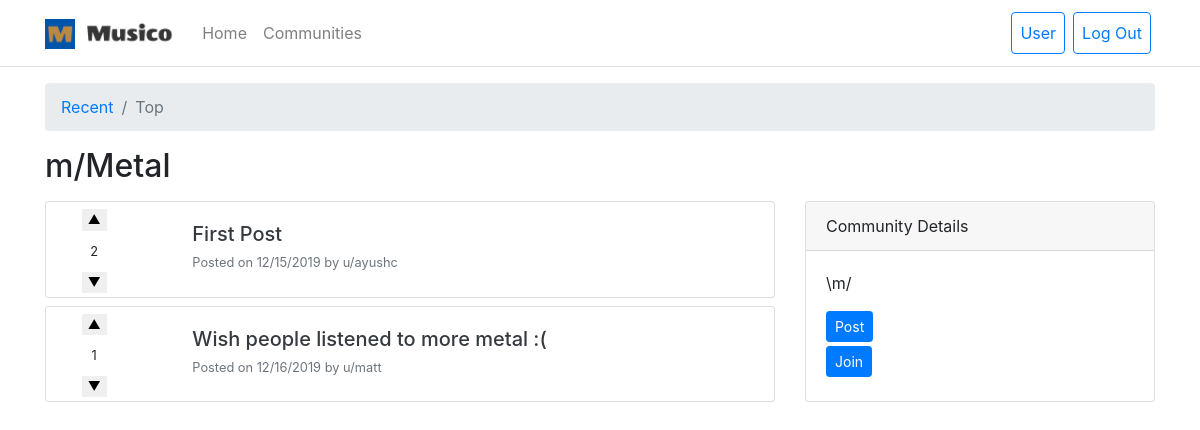
/community/Metal/top (signed in), run on the app's committed database.
### flaskeddit/models.py (models this page shows, shortened)
class Community(db.Model):
    id = db.Column(db.Integer, primary_key=True)
    name = db.Column(db.String(255), unique=True, nullable=False)
    description = db.Column(db.Text, nullable=False)
    date_created = db.Column(
        db.DateTime, nullable=False, default=datetime.datetime.utcnow
    )
    user_id = db.Column(db.Integer, db.ForeignKey("app_user.id"), nullable=False)
    posts = db.relationship(
        "Post", backref="community", lazy="dynamic", cascade="all, delete-orphan"
    )
    community_members = db.relationship(
        "CommunityMember",
        backref="community",
        lazy="dynamic",
        cascade="all, delete-orphan",
    )

class Post(db.Model):
    id = db.Column(db.Integer, primary_key=True)
    title = db.Column(db.String(255), nullable=False)
    post = db.Column(db.Text, nullable=False)
    date_created = db.Column(
        db.DateTime, nullable=False, default=datetime.datetime.utcnow
    )
    user_id = db.Column(db.Integer, db.ForeignKey("app_user.id"), nullable=False)
    community_id = db.Column(db.Integer, db.ForeignKey("community.id"), nullable=False)
    replies = db.relationship(
        "Reply", backref="post", lazy="dynamic", cascade="all, delete-orphan"
    )
    post_votes = db.relationship(
        "PostVote", backref="post", lazy="dynamic", cascade="all, delete-orphan"
    )

class AppUser(db.Model, UserMixin):
    id = db.Column(db.Integer, primary_key=True)
    username = db.Column(db.String(255), unique=True, nullable=False)
    email = db.Column(db.String(255), unique=True, nullable=False)
    password = db.Column(db.String(255), nullable=False)
    date_created = db.Column(
        db.DateTime, nullable=False, default=datetime.datetime.utcnow
    )
    otp_secret = db.Column(db.String(16), nullable=False)
    communities = db.relationship(
        "Community", backref="app_user", lazy="dynamic", cascade="all, delete-orphan"
    )
    posts = db.relationship(
        "Post", backref="app_user", lazy="dynamic", cascade="all, delete-orphan"
    )
    replies = db.relationship(
        "Reply", backref="app_user", lazy="dynamic", cascade="all, delete-orphan"
    )
    post_votes = db.relationship(
        "PostVote", backref="app_user", lazy="dynamic", cascade="all, delete-orphan"
    )
    reply_votes = db.relationship(
        "ReplyVote", backref="app_user", lazy="dynamic", cascade="all, delete-orphan"
    )
    community_members = db.relationship(
        "CommunityMember",
        backref="app_user",
        lazy="dynamic",
        cascade="all, delete-orphan",
    )

### flaskeddit/community/routes.py (the view)
@community_blueprint.route("/community/<string:name>/top")
def top_community(name):
    page = int(request.args.get("page", 1))
    community = community_service.get_community(name)
    if community:
        posts = community_service.get_community_posts(community.id, page, True)
        community_member = None
        if current_user.is_authenticated:
            community_member = community_service.get_community_member(
                community.id, current_user.id
            )
        return render_template(
            "community.html",
            tab="top",
            community=community,
            posts=posts,
            community_member=community_member,
        )
    else:
        abort(404)

### flaskeddit/community/community_service.py (called while the page is built)
def get_community(name):
    community = Community.query.filter_by(name=name).first()
    return community

def get_community_posts(community_id, page, ordered_by_votes):
    ordered_by = Post.date_created.desc()
    if ordered_by_votes:
        ordered_by = db.literal_column("votes").desc()
    posts = (
        db.session.query(
            Post.title,
            Post.post,
            Post.date_created,
            db.func.coalesce(db.func.sum(PostVote.vote), 0).label("votes"),
            AppUser.username,
        )
        .outerjoin(PostVote, Post.id == PostVote.post_id)
        .join(AppUser, Post.user_id == AppUser.id)
        .filter(Post.community_id == community_id)
        .group_by(Post.id, AppUser.id)
        .order_by(ordered_by)
        .paginate(page=page, per_page=5)
    )
    return posts

def get_community_member(community_id, user_id):
    community_member = CommunityMember.query.filter_by(
        community_id=community_id, user_id=user_id
    ).first()
    return community_member

### flaskeddit/models.py (called while the page is built)
@login_manager.user_loader
def load_user(user_id):
    return AppUser.query.get(user_id)

### flaskeddit/templates/community.html (shortened to what this page needs)
{% extends "base.html" %} {% block content %}
<nav aria-label="breadcrumb">
  <ol class="breadcrumb">
    {% if tab == "recent" %}
      <li class="breadcrumb-item active" aria-current="page">Recent</li>
      <li class="breadcrumb-item">
        <a href="{{ url_for('community.top_community', name=community.name) }}"
          >Top</a
        >
      </li>
    {% elif tab == "top" %}
      <li class="breadcrumb-item">
        <a href="{{ url_for('community.community', name=community.name) }}"
          >Recent</a
        >
      </li>
      <li class="breadcrumb-item active" aria-current="page">Top</li>
    {% endif %}
  </ol>
</nav>
<h2 class="mb-3">m/{{ community.name }}</h2>
<div class="row">
  <div class="col-8">
    {% for post in posts.items %}
      <div class="card mb-2">
        <div class="row">
          <div class="col-2">
            <ul class="list-group text-center border-0">
              <li class="list-group-item py-1 border-0">
                <form
                  action="{{ url_for('post.upvote_post', name=community.name, title=post.title) }}"
                  method="POST"
                >
                  <small
                    ><input
                      class="border-0"
                      type="submit"
                      value="▲"
                  /></small>
                </form>
              </li>
              <li class="list-group-item py-1 border-0">
                <small>{{ post.votes }}</small>
              </li>
              <li class="list-group-item py-1 border-0">
                <form
                  action="{{ url_for('post.downvote_post', name=community.name, title=post.title) }}"
                  method="POST"
                >
                  <small
                    ><input
                      class="border-0"
                      type="submit"
                      value="▼"
                  /></small>
                </form>
              </li>
            </ul>
          </div>
          <div class="col-10">
            <div class="card-body">
              <h5 class="card-title">
                <a
                  class="text-dark"
                  href="{{ url_for('post.post', name=community.name, title=post.title) }}"
                  >{{ post.title }}</a
                >
              </h5>
              <h6 class="card-subtitle text-muted">
                <small
                  >Posted on {{ post.date_created.strftime("%m/%d/%Y") }} by
                  <a
                    class="text-muted"
                    href="{{ url_for('user.app_user', username=post.username) }}"
                    >u/{{ post.username }}</a
                  ></small
                >
              </h6>
            </div>
          </div>
        </div>
      </div>
    {% endfor %}
  </div>
  <div class="col-4">
    <div class="card">
      <div class="card-header">
        Community Details
      </div>
      <div class="card-body">
        <p class="card-text">
          {{ community.description }}
        </p>
        <div class="container-fluid">
          <div class="row">
            <a
              href="{{ url_for('post.create_post', name=community.name) }}"
              class="btn btn-sm btn-primary mb-1"
              >Post</a
            >
          </div>
          {% if current_user.is_authenticated and community_member != None %}
            <div class="row">
              <form
                action="{{ url_for('community.leave_community', name=community.name) }}"
                method="POST"
              >
                <button class="btn btn-sm btn-primary mb-1">
                  Leave
                </button>
              </form>
            </div>
          {% elif current_user.is_authenticated %}
            <div class="row">
              <form
                action="{{ url_for('community.join_community', name=community.name) }}"
                method="POST"
              >
                <button class="btn btn-sm btn-primary mb-1">
                  Join
                </button>
              </form>
            </div>
          {% endif %}
        </div>
      </div>
    </div>
  </div>
</div>
{% endblock %}

### data on the page
Community: name "Metal", description "\\m/"
Post: votes "2", title "First Post", date_created "12/15/2019", username "ayushc"
Post: votes "1", title "Wish people listened to more metal :(", date_created "12/16/2019", username "matt"
